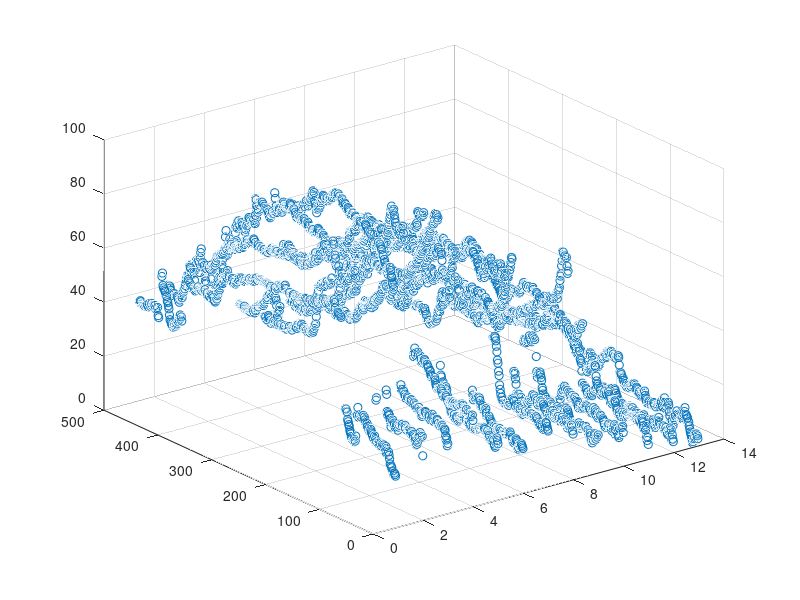

The MATLAB source for this figure:
% laser scan recreate

data =load('scandata.csv');


[NN,SS] = size(data);

DataAll = [];
for ff = 1:NN
   rowvals = data(ff,:); %Z height
   scanid = [1:SS]; %Y angle
   fileid = ones(1,SS)*ff; %X scan index
    
   %remove bad rows
   idr = find(rowvals == -1);
   rowvals(idr) = [];
   scanid(idr) = [];
   fileid(idr) = [];
   
   %convert
   xdata = fileid';
   ydata = scanid';
   zdata = rowvals';
   
   DataAll = [DataAll; xdata, ydata, zdata ];
end

%invert based on minimum
invertPoint = max(DataAll(:,3));
DataAll(:,3) = invertPoint - DataAll(:,3);

figure
scatter3(DataAll(:,1),DataAll(:,2),DataAll(:,3))
